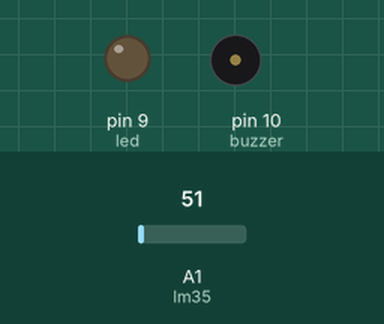
This sketch was run on a simulated Arduino Uno, built with avr-gcc and run on an emulated ATmega328P. Shown: output pins drawn as LEDs (lit = HIGH), buzzer (waves = sounding, pin HIGH). The inputs (shaded band) are chosen by the test bench; at power-on: A1 (lm35) = 51.

Above: at 1.2 s.
1.3 s: A1 (lm35) set to 65
At 2.3 s:
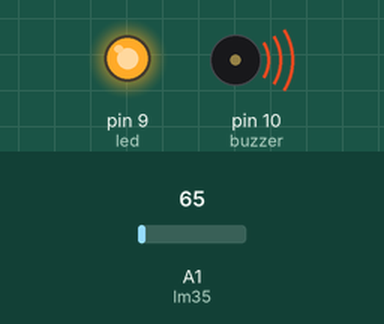
2.8 s: A1 (lm35) set to 61
At 3.5 s:
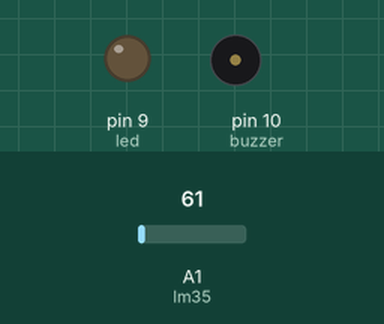
4.3 s: A1 (lm35) set to 71
At 4.6 s:
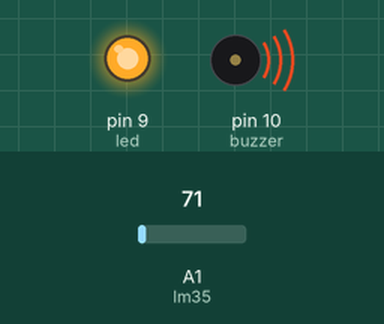
Timing chart, 0 to 7.3 s (numbered marks = the images above; inputs shaded):
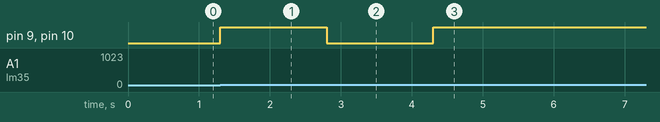

The sketch:

LM35.ino
```cpp
const int lm35 = A1;
const int led = 9 ;
const int buzzer = 10 ;

float sensorVolage ;
float voltage ;
float temp ;

void setup() {
 pinMode(led, OUTPUT);
 pinMode(buzzer,OUTPUT);
}

void loop(){
  sensorVolage = analogRead(lm35);
  voltage = sensorVolage * (5.0 / 1023.0);
  temp = voltage * 100 ;

  if (temp > 30 ){

    digitalWrite(led , HIGH);
    digitalWrite(buzzer, HIGH);

  }
  else {
    digitalWrite(led , LOW);
    digitalWrite(buzzer,LOW);
  }


}
```

Measured:
- the behaviour switches between 61 and 62 on A1 (lm35) (found by bisection; images 0 and 1)
- after the input at 1.3 s, pin 9 (led), pin 10 (buzzer): LOW → HIGH at once
- after the input at 2.8 s, pin 9 (led), pin 10 (buzzer): HIGH → LOW at once
- after the input at 4.3 s, pin 9 (led), pin 10 (buzzer): LOW → HIGH at once
